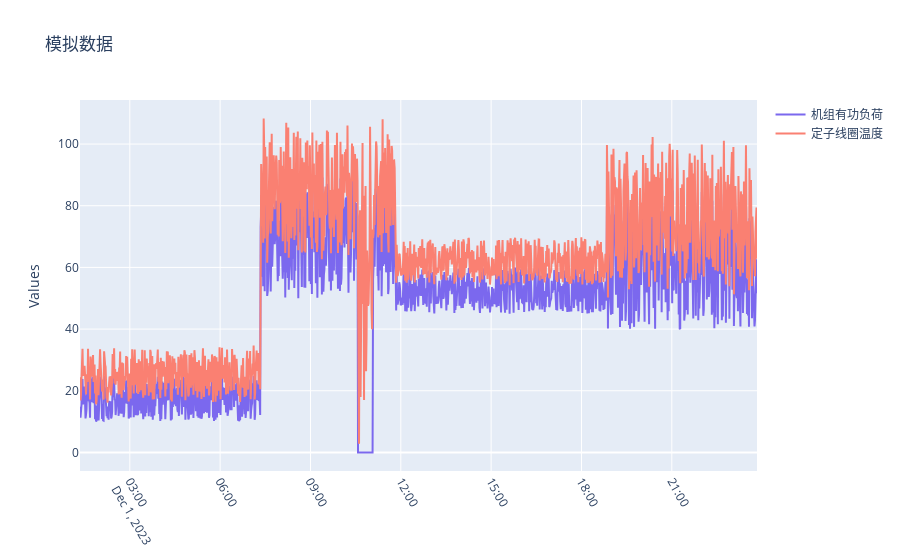

Notebook cell for this chart:
### Code cell
py.init_notebook_mode(connected=True)

column_values = data.columns[:-1].values 
time_column =data.index
trace_list = []
colors =['mediumslateblue', 'salmon']

for i in range(len(column_values)):
    data_column = data[column_values[i]]
    trace = go.Scatter(x=time_column, y=data_column, mode='lines', name=column_values[i], line=dict(color=colors[i]))
    trace_list.append(trace)

layout= go.Layout(title='模拟数据', xaxis={'tickangle':60}, yaxis={"title":"Values"}, )

fig = go.Figure(trace_list, layout)  
fig.show()

### Figure 1 — Plotly figure (JSON) as saved in the notebook; plotly's stock layout.template omitted (floating-point values rounded to 4 significant figures; data arrays with more than 128 entries replaced by an {"elided": "..."} marker saying what was removed)
{"data": [{"line": {"color": "mediumslateblue"}, "mode": "lines", "name": "机组有功负荷", "type": "scatter", "x": {"elided": "1350 str values"}, "y": {"elided": "1350 float values"}}, {"line": {"color": "salmon"}, "mode": "lines", "name": "定子线圈温度", "type": "scatter", "x": {"elided": "1350 str values"}, "y": {"elided": "1350 float values"}}], "layout": {"title": {"text": "模拟数据"}, "xaxis": {"tickangle": 60}, "yaxis": {"title": {"text": "Values"}}}}
